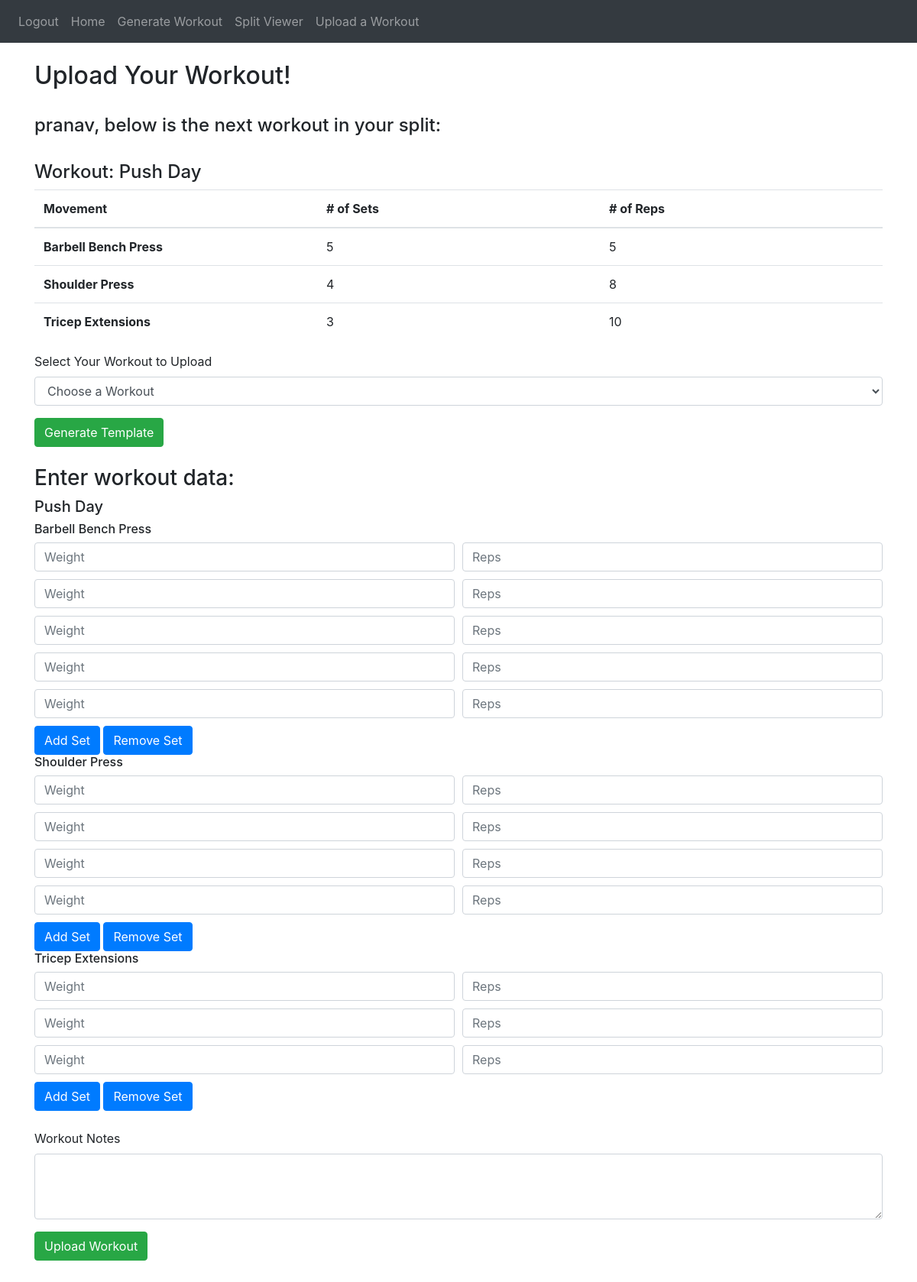
Screenshot of /upload-workout (signed in) with the database file from the repository.
### website/models.py (models this page shows, shortened)
class User(db.Model, UserMixin):
    id = db.Column(db.Integer, primary_key = True)
    email = db.Column(db.String(150), unique = True)
    password = db.Column(db.String(150))
    first_name = db.Column(db.String(150))
    notes = db.relationship('Note')
    workouts = db.relationship('Workout')
    splits = db.relationship('Split')
    def get_active_split(self):
        for split in self.splits:
            if split.is_active:
                return split
        return None

class Split(db.Model):
    id = db.Column(db.Integer, primary_key=True)
    split_name = db.Column(db.String(10000))
    is_active = db.Column(db.Boolean)
    user_id = db.Column(db.Integer, db.ForeignKey('user.id'))
    next_workout_ind = db.Column(db.Integer)
    order = db.Column(JSON)
    def get_curr_workout(self):
        return Workout.query.filter_by(id = self.order[0]).first()

class Workout(db.Model):
    id = db.Column(db.Integer, primary_key=True)
    workout_name = db.Column(db.String(10000))
    num_movements = db.Column(db.Integer)
    movements = db.relationship('Movement', backref='workout', lazy=True)
    splits = db.relationship('Split', secondary=split_workout, backref=db.backref('workouts', lazy='dynamic'))
    user_id = db.Column(db.Integer, db.ForeignKey('user.id'))

class Movement(db.Model):
    id = db.Column(db.Integer, primary_key=True)
    user_id = db.Column(db.Integer)
    mov_name = db.Column(db.String(100))
    reps = db.Column(db.Integer)
    sets = db.Column(db.Integer)
    workout_id = db.Column(db.Integer, db.ForeignKey('workout.id'))

### website/upload_workout.py (the view, shortened to what this page needs)
@upload_workout.route('/upload-workout', methods=['GET', 'POST'])
@login_required
def upload():
    if not swkrt.getStoredWorkout():
        swkrt.setWorkout(current_user.get_active_split().get_curr_workout())
    return render_template("upload_workout.html", user=current_user, wrkt=swkrt.getStoredWorkout())

### website/upload_workout.py (called while the page is built)
    def getStoredWorkout(self):
        return self.workout

### website/templates/upload_workout.html (shortened to what this page needs)
{% extends "base.html" %} {% block title %} Split Viewer {% endblock %}
{%block content%}
    <br />
    <h2> Upload Your Workout! </h2>
    <br />
    <h4> {{user.first_name}}, below is the next workout in your split:</h4>
    <br />
    <h4> Workout: {{user.get_active_split().get_curr_workout().workout_name}}</h4>
    <table class="table">
        <thead>
            <tr>
                <th scope="col">Movement</th>
                <th scope="col"># of Sets</th>
                <th scope="col"># of Reps</th>
            </tr>
        </thead>
        <tbody>
            {% for mov in user.get_active_split().get_curr_workout().movements %}
                <tr>
                    <th scope="row">{{mov.mov_name}}</th>
                    <td>{{mov.sets}}</td>
                    <td>{{mov.reps}}</td>
                </tr>
            {% endfor %}
        </tbody>
    </table>
    <div class="downloadWorkout">
        <form method='POST' action="{{ url_for('upload_workout.download_template') }}">
            <div class="form-group">
                <label for="workout_name">Select Your Workout to Upload</label>
                <select class="form-control" id="workout_name" name="workout_name">
                    <option value="" selected disabled>Choose a Workout</option>
                </select>
            </div>
            <button type="submit" class="btn btn-success">Generate Template</button>
        </form>
    </div>
    <br/>
    <div class="enterWorkoutData">
        <h3>Enter workout data:</h3>
        <form method="POST" action="{{ url_for('upload_workout.upload') }}">
            {% if wrkt %}
                <h5> {{ wrkt.workout_name }} </h5>
                {% for m in wrkt.movements %}
                    <h6> {{ m.mov_name }} </h6>
                    {% set outer_loop = loop %}
                    <div id="sets-container-{{ loop.index }}">
                        {% for s in range(m.sets) %}
                            <div class="form-row" id="set-{{ loop.index }}-{{ loop.index0 + 1 }}">
                                <div class="col">
                                    <input type="number" class="form-control" name="weight-{{ outer_loop.index0 }}-{{ loop.index0 }}" placeholder="Weight" min="1">
                                </div>
                                <div class="col">
                                    <input type="number" class="form-control" name="reps-{{ outer_loop.index0 }}-{{ loop.index0 }}" placeholder="Reps" min="1">
                                </div>
                            </div>
                        {% endfor %}
                    </div>
                    <button type="button" onclick= "addSet({{ loop.index }})" class="btn btn-primary">Add Set</button>
                    <button type="button" onclick="removeSet({{ loop.index }})" class="btn btn-primary">Remove Set</button>
                {% endfor %}
            {% else %}
                <h5> No active workout available. Please set up a workout first. </h5>
            {% endif %}
            <br/>
            <br/>
            <div class="form-group" id="workoutNotes", name="workoutNotes">
                <label for="workoutNotes"> Workout Notes </label>
                <textarea class="form-control" id="workoutNotes" name="workoutNotes" rows="3"></textarea>
            </div>
            <button type="submit" id="upload-workout" class="btn btn-success">Upload Workout</button>
        </form>
    </div>
    <br/>
    <br/>
{% endblock %}

### website/templates/base.html (style rules this page uses)
.col { padding: 0; display: flex; }

### website/templates/upload_workout.html (style rules this page uses)
.table th, .table td { width: 33.33%; }
.form-row { margin-bottom: 10px; }

### rows the page displays
User: first_name "pranav"
Split: get_active_split "Push Day"
Movement: mov_name "Barbell Bench Press", sets "5", reps "5"
Movement: mov_name "Shoulder Press", sets "4", reps "8"
Movement: mov_name "Tricep Extensions", sets "3", reps "10"
Workout: workout_name "Push Day"
